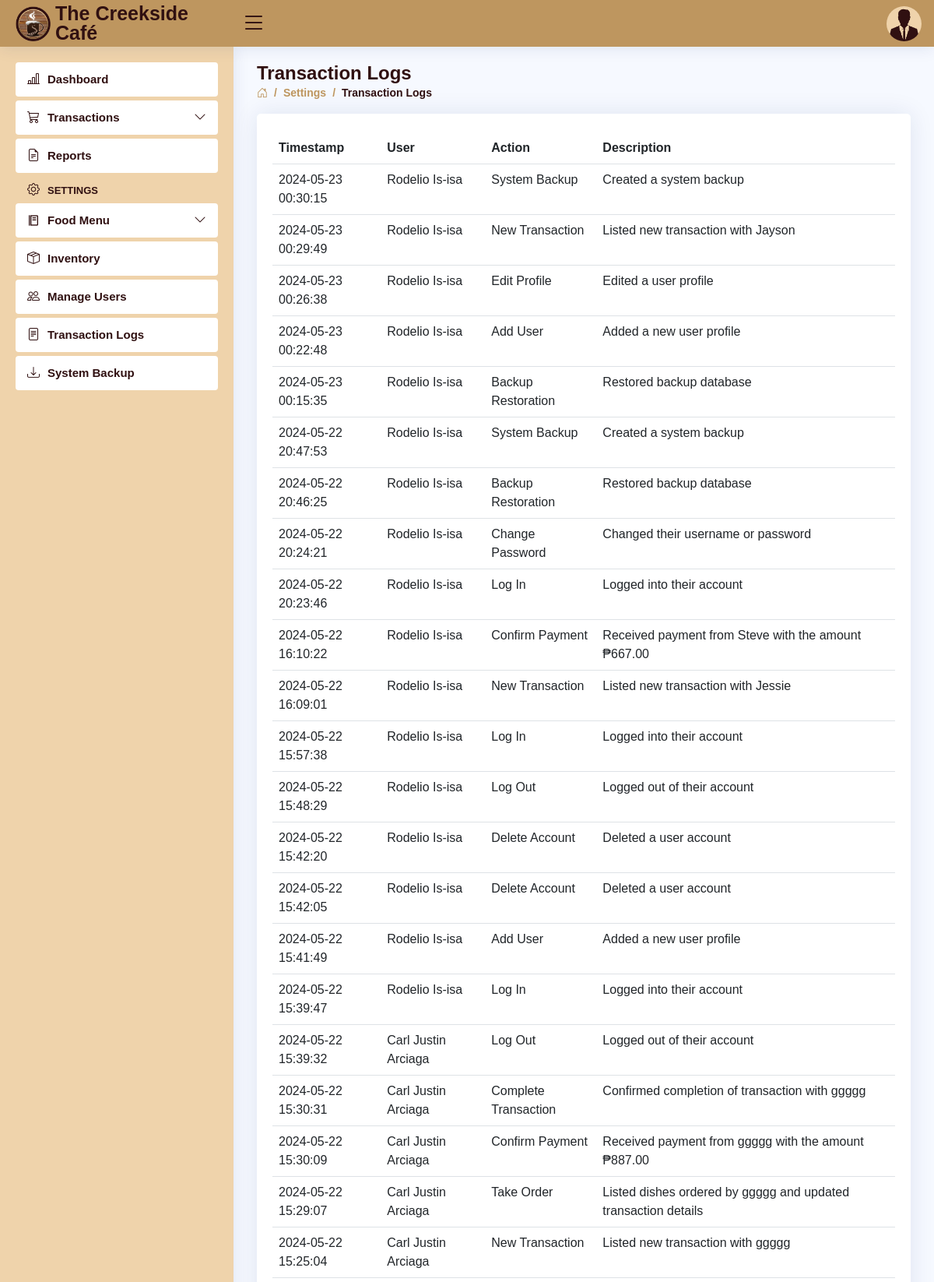
The app's page /settings-logs.php (signed in, upper part) with its own data.
### tables this page shows
CREATE TABLE `users` (
  `user_id` int(11) NOT NULL AUTO_INCREMENT,
  `role` varchar(5) DEFAULT NULL,
  `activity` varchar(11) NOT NULL DEFAULT 'Active',
  `fname` varchar(30) DEFAULT NULL,
  `mname` varchar(30) DEFAULT NULL,
  `lname` varchar(30) DEFAULT NULL,
  `bdate` date DEFAULT NULL,
  `sex` varchar(6) DEFAULT NULL,
  `province` varchar(15) DEFAULT NULL,
  `municipality` varchar(30) DEFAULT NULL,
  `barangay` varchar(30) DEFAULT NULL,
  `contact_no` varchar(11) DEFAULT NULL,
  `email` varchar(50) DEFAULT NULL,
  `username` varchar(50) DEFAULT NULL,
  `password` varchar(50) DEFAULT NULL,
  PRIMARY KEY (`user_id`)
);

CREATE TABLE `logs` (
  `id` int(11) NOT NULL AUTO_INCREMENT,
  `timestamp` datetime DEFAULT current_timestamp(),
  `user_id` int(11) DEFAULT NULL,
  `name` varchar(50) DEFAULT NULL,
  `action` varchar(20) DEFAULT NULL,
  `description` varchar(255) DEFAULT NULL,
  PRIMARY KEY (`id`)
);

### settings-logs.php (the view, shortened to what this page needs)
<!DOCTYPE html>
<html lang="en">
<head>
<?php
    include 'includes/links.php';
    include 'includes/header.php';
    include 'includes/sidebar.php';
    include('connection.php');
 ?>
</head>
<body>
  <main id="main" class="main">
    <div class="pagetitle">
      <h1>Transaction Logs</h1>
      <nav>
        <ol class="breadcrumb">
          <li class="breadcrumb-item"><a href="dashboard.php"><i class="bi bi-house-door"></i></a></li>
          <li class="breadcrumb-item">Settings</li>
          <li class="breadcrumb-item active">Transaction Logs</li>
        </ol>
      </nav>
    </div>
    <section class="section">
          <div class="card">
            <div class="card-body">
              <br>
              <table class="table table-hover datatable">
                <thead>
                  <tr>
                    <th scope="col">Timestamp</th>
                    <th scope="col">User</th>
                    <th scope="col">Action</th>
                    <th scope="col">Description</th>
                  </tr>
                </thead>
                <tbody>
<?php
$role = $_SESSION['role'];
if ($role === 'Admin') {
    $sql = "SELECT * FROM logs ORDER BY timestamp DESC";
    $result = $con->query($sql);
    while ($row = $result->fetch_assoc()) {
          $timestamp = $row['timestamp'];
          $name = $row['name'];
          $action = $row['action'];
          $description = $row['description'];?>
                      <tr>
                        <td><?php echo $timestamp ?></td>
                        <td><?php echo $name ?></td>
                        <td><?php echo $action ?></td>
                        <td><?php echo $description ?></td>
                      </tr>
    <?php
    }
    echo '</tbody>';
    echo '</table>';
}
?>
            </div>
          </div>
    </section>
  </main>
</body>
</html>

### includes/header.php (shortened to what this page needs)
<header id="header" class="header fixed-top d-flex align-items-center">
  <div class="d-flex align-items-center justify-content-between">
    <a href="dashboard.php" class="logo d-flex align-items-center">
      <img src="assets/img/creekside.png" alt="">
      <span class="d-none d-lg-block">The Creekside Café</span>
    </a>
    <i class="bi bi-list toggle-sidebar-btn"></i>
  </div>
  <nav class="header-nav ms-auto">
  <?php
      include 'connection.php';
      $username = $_SESSION['username'];
      $query = "SELECT * FROM users WHERE username = '$username'";
      $result = $con->query($query);
      if ($result) {
        while ($row = $result->fetch_assoc()) {
          $sex = $row['sex'];
          ?>
    <ul class="d-flex align-items-center">
      <li class="nav-item dropdown pe-3">
        <a class="nav-link nav-profile d-flex align-items-center pe-0" href="#" data-bs-toggle="dropdown">
          <?php
            if ($sex === 'Male') {
                echo '<img src="assets/img/Male.png" alt="Profile" class="rounded-circle">';
            } elseif ($sex === 'Female') {
                echo '<img src="assets/img/Female.png" alt="Profile" class="rounded-circle">';
            }
          ?>
        </a>
  <?php
        }
      }
  ?>
      </li>
    </ul>
  </nav>
</header>

### assets/css/style.css (style rules this page uses)
:root { scroll-behavior: smooth; }
body { font-family: "Open Sans", sans-serif; background: #f6f9ff; color: #444444; }
a { color: #4154f1; text-decoration: none; }
h1, h2, h3, h4, h5, h6 { font-family: "Nunito", sans-serif; }
#main { margin-top: 60px; padding: 20px 30px; transition: all 0.3s; }
.pagetitle { margin-bottom: 10px; }
.pagetitle h1 { font-size: 24px; margin-bottom: 0; font-weight: 600; color: #301011; }
.card { margin-bottom: 30px; border: none; border-radius: 5px; box-shadow: 0px 0 30px rgba(1, 41, 112, 0.1); }
.card-body { padding: 0 20px 20px 20px; color: #301011; }
.breadcrumb { font-size: 14px; font-family: "Nunito", sans-serif; color: #be965f; font-weight: 600; }
.breadcrumb a { color: #be965f; transition: 0.3s; }
.breadcrumb .breadcrumb-item::before { color: #be965f; }
.breadcrumb .active { color: #301011; font-weight: 600; }
.logo { line-height: 1; }
@media (min-width: 1200px) { .logo { width: 280px; } }
.logo img { max-height: 45px; margin-right: 6px; }
.logo span { font-size: 25px; font-weight: 700; color: #301011; font-family: "Nunito", sans-serif; }
.header { transition: all 0.5s; z-index: 997; height: 60px; box-shadow: 0px 2px 20px rgba(1, 41, 112, 0.1); background-color: #be965f; padding-left: 20px; }
.header .toggle-sidebar-btn { font-size: 32px; padding-left: 10px; cursor: pointer; color: #301011; }
.header-nav ul { list-style: none; }
.header-nav>ul { margin: 0; padding: 0; }
.header-nav .nav-profile { color: #301011; }
.header-nav .nav-profile img { max-height: 45px; }
@media (min-width: 1200px) { #main, #footer { margin-left: 300px; } }

### records on screen
logs: timestamp "2024-05-23 00:30:15", name "Rodelio Is-isa", action "System Backup", description "Created a system backup"
logs: timestamp "2024-05-23 00:29:49", name "Rodelio Is-isa", action "New Transaction", description "Listed new transaction with Jayson"
logs: timestamp "2024-05-23 00:26:38", name "Rodelio Is-isa", action "Edit Profile", description "Edited a user profile"
logs: timestamp "2024-05-23 00:22:48", name "Rodelio Is-isa", action "Add User", description "Added a new user profile"
logs: timestamp "2024-05-23 00:15:35", name "Rodelio Is-isa", action "Backup Restoration", description "Restored backup database"
logs: timestamp "2024-05-22 20:47:53", name "Rodelio Is-isa", action "System Backup", description "Created a system backup"
logs: timestamp "2024-05-22 20:46:25", name "Rodelio Is-isa", action "Backup Restoration", description "Restored backup database"
logs: timestamp "2024-05-22 20:24:21", name "Rodelio Is-isa", action "Change Password", description "Changed their username or password"
logs: timestamp "2024-05-22 20:23:46", name "Rodelio Is-isa", action "Log In", description "Logged into their account"
logs: timestamp "2024-05-22 16:10:22", name "Rodelio Is-isa", action "Confirm Payment", description "Received payment from Steve with the amount ₱667.00"
logs: timestamp "2024-05-22 16:09:01", name "Rodelio Is-isa", action "New Transaction", description "Listed new transaction with Jessie"
logs: timestamp "2024-05-22 15:57:38", name "Rodelio Is-isa", action "Log In", description "Logged into their account"
logs: timestamp "2024-05-22 15:48:29", name "Rodelio Is-isa", action "Log Out", description "Logged out of their account"
logs: timestamp "2024-05-22 15:42:20", name "Rodelio Is-isa", action "Delete Account", description "Deleted a user account"
logs: timestamp "2024-05-22 15:42:05", name "Rodelio Is-isa", action "Delete Account", description "Deleted a user account"
logs: timestamp "2024-05-22 15:41:49", name "Rodelio Is-isa", action "Add User", description "Added a new user profile"
logs: timestamp "2024-05-22 15:39:47", name "Rodelio Is-isa", action "Log In", description "Logged into their account"
logs: timestamp "2024-05-22 15:39:32", name "Carl Justin Arciaga", action "Log Out", description "Logged out of their account"
logs: timestamp "2024-05-22 15:30:31", name "Carl Justin Arciaga", action "Complete Transaction", description "Confirmed completion of transaction with ggggg"
logs: timestamp "2024-05-22 15:30:09", name "Carl Justin Arciaga", action "Confirm Payment", description "Received payment from ggggg with the amount ₱887.00"
logs: timestamp "2024-05-22 15:29:07", name "Carl Justin Arciaga", action "Take Order", description "Listed dishes ordered by ggggg and updated transaction details"
logs: timestamp "2024-05-22 15:25:04", name "Carl Justin Arciaga", action "New Transaction", description "Listed new transaction with ggggg"
